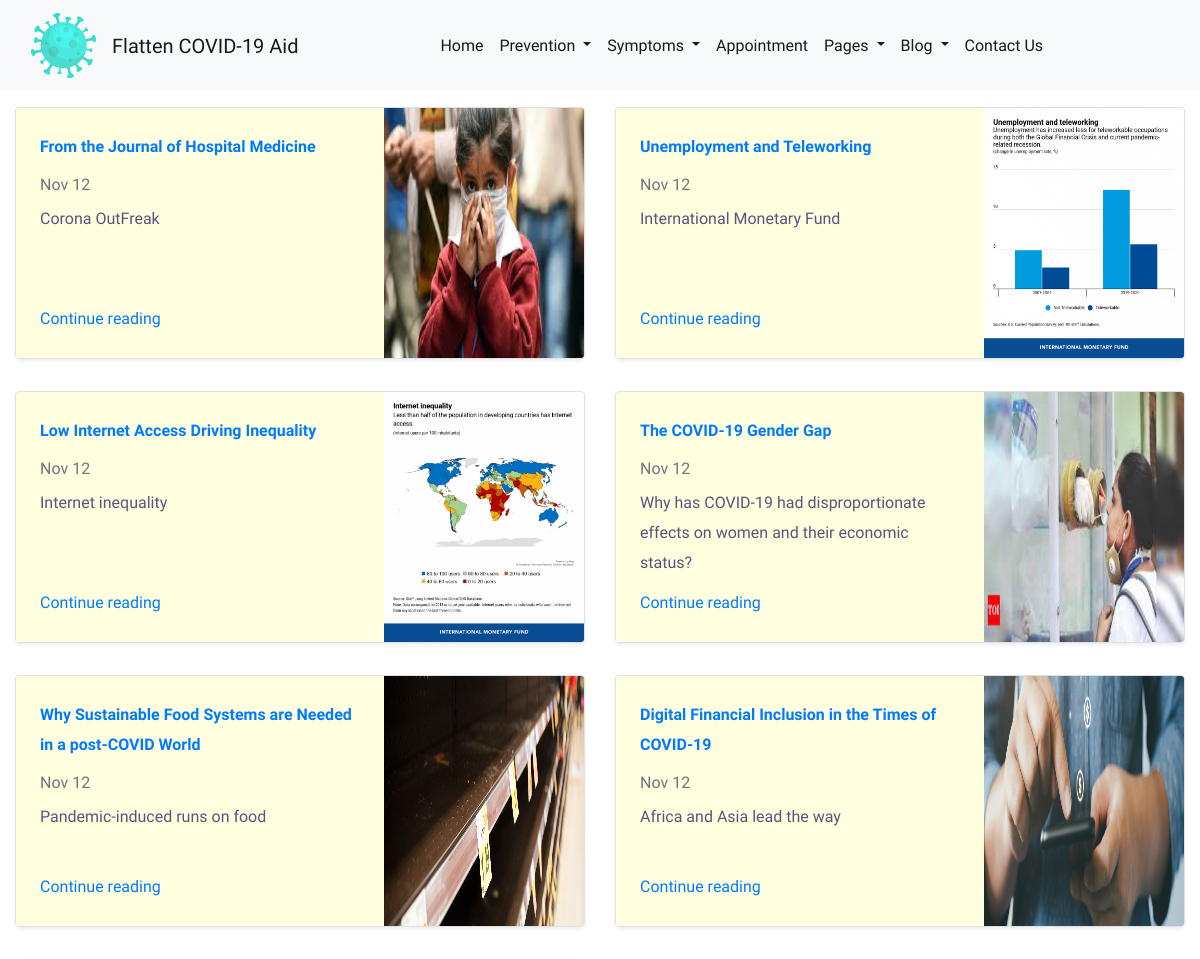
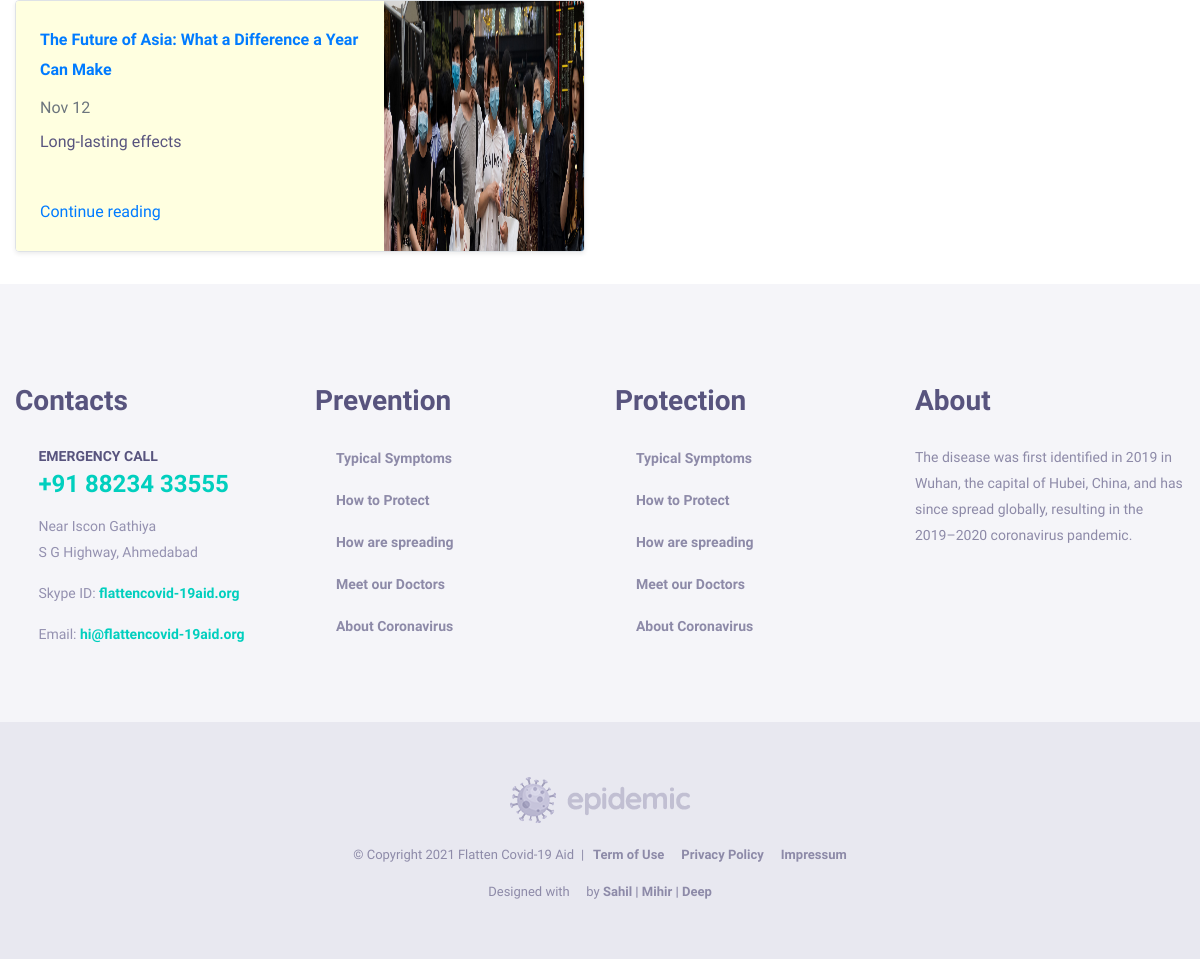
Screenshot of /blog/ with the database file from the repository (2 pictures, top to bottom).
### blog/models.py (models this page shows)
class Blogpost(models.Model):
    post_id = models.AutoField(primary_key= True)
    title = models.CharField(max_length=50)
    head0 = models.CharField(max_length=500, default="")
    chead0 = models.CharField(max_length=5000, default="")
    head1 = models.CharField(max_length=500, default="")
    chead1 = models.CharField(max_length=5000, default="")
    head2 = models.CharField(max_length=500, default="")
    chead2 = models.CharField(max_length=5000, default="")
    pub_date = models.DateField()
    thumbnail = models.ImageField(upload_to='blog/images', default="")
    def __str__(self):
        return self.title

### blog/views.py (the view)
# urls.py: path('', views.index , name="BlogHome" ),
def index(request):
    myposts= Blogpost.objects.all()
    print(myposts)
    return render(request, 'blog/blog.html', {'myposts': myposts})

### blog/templates/blog/blog.html (shortened to what this page needs)
{% extends 'blog/basic.html' %}
{% block body %}
<div class="container mt-3">
<div class="row my-2">
  {% for item in myposts %}
    <div class="col-md-6">
      <div class="row no-gutters border rounded overflow-hidden flex-md-row mb-4 shadow-sm h-md-250 position-relative">
        <div class="col p-4 d-flex flex-column position-static" style="background-color:#FFFFE0">
          <strong class="d-inline-block mb-2 text-primary"> {{item.head0}} </strong>
          <div class="mb-1 text-muted">Nov 12</div>
          <p class="card-text mb-auto"> {{item.head1}} </p>
          <a href="blogpost/{{item.post_id}}" class="stretched-link">Continue reading</a>
        </div>
        <div class="col-auto d-none d-lg-block">
          <img src="/media/{{item.thumbnail}}" class="bd-placeholder-img" width="200" height="250" aria-label="Placeholder: Thumbnail">
        </div>
    {% if forloop.counter|divisibleby:2 %}
      </div>
      <div class="row my-2">
         {% endif %}
       </div>
    </div>
   {% endfor %}
    </div>
  </div>
{% endblock %}

### rows the page displays
Blogpost: head0 "From the Journal of Hospital Medicine", head1 "Corona OutFreak", thumbnail (picture)
Blogpost: head0 "Unemployment and Teleworking", head1 "International Monetary Fund", thumbnail (picture)
Blogpost: head0 "Low Internet Access Driving Inequality", head1 "Internet inequality", thumbnail (picture)
Blogpost: head0 "The COVID-19 Gender Gap", head1 "Why has COVID-19 had disproportionate effects on women and their economic status?", thumbnail (picture)
Blogpost: head0 "Why Sustainable Food Systems are Needed in a post-COVID World", head1 "Pandemic-induced runs on food", thumbnail (picture)
Blogpost: head0 "Digital Financial Inclusion in the Times of COVID-19", head1 "Africa and Asia lead the way", thumbnail (picture)
Blogpost: head0 "The Future of Asia: What a Difference a Year Can Make", head1 "Long-lasting effects", thumbnail (picture)
